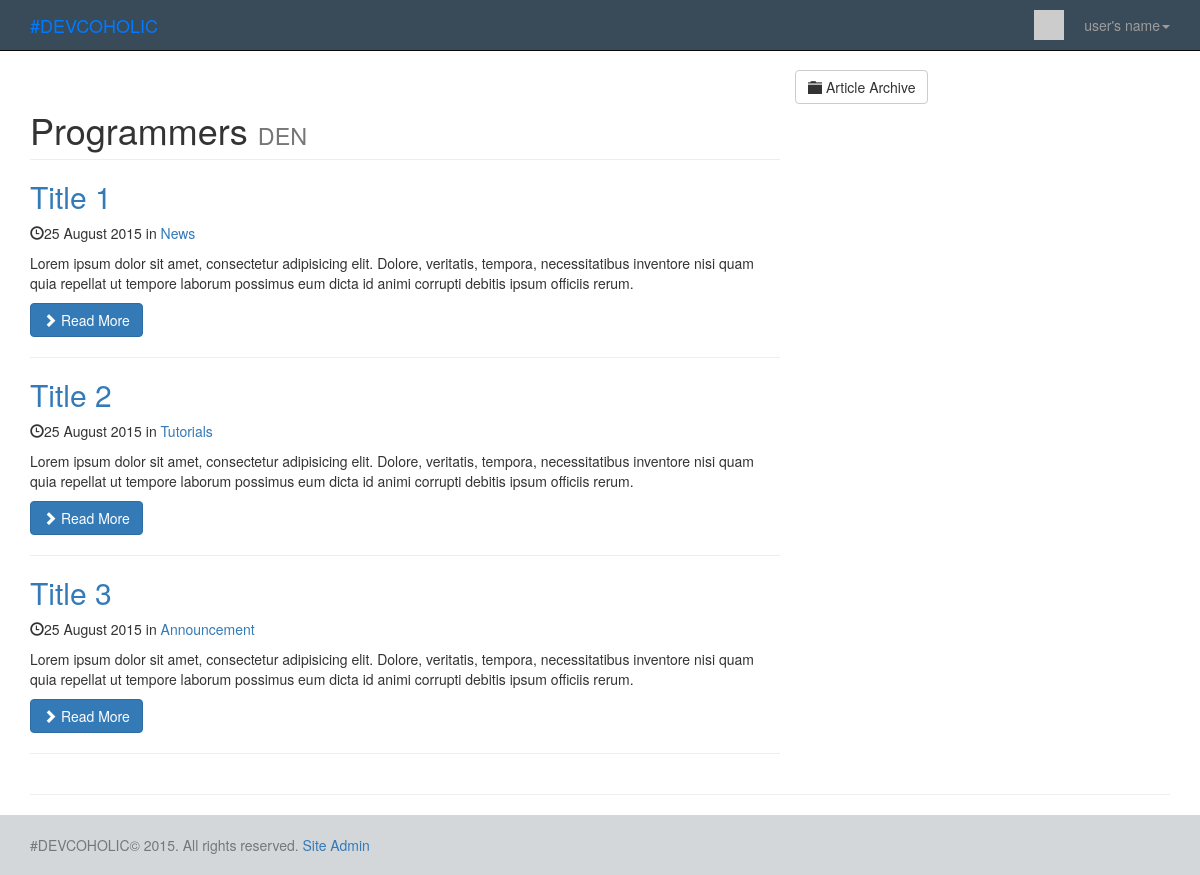
The page / on the database its author committed.
### tables this page shows
CREATE TABLE IF NOT EXISTS `articles` (
  `id` smallint(5) unsigned NOT NULL,
  `publicationDate` date NOT NULL,
  `categoryId` smallint(5) unsigned NOT NULL,
  `title` varchar(255) NOT NULL,
  `summary` text NOT NULL,
  `content` mediumtext NOT NULL
);

CREATE TABLE IF NOT EXISTS `categories` (
  `id` smallint(5) unsigned NOT NULL,
  `name` varchar(255) NOT NULL,
  `description` text NOT NULL
);

### classes/article.php (called while the page is built, shortened)
<?php
class Article
{
  public function __construct( $data=array() ) {
    if ( isset( $data['id'] ) ) $this->id = (int) $data['id'];
    if ( isset( $data['publicationDate'] ) ) $this->publicationDate = (int) $data['publicationDate'];
    if ( isset( $data['categoryId'] ) ) $this->categoryId = (int) $data['categoryId'];
    if ( isset( $data['title'] ) ) $this->title = preg_replace ( "/[^\.\,\-\_\'\"\@\?\!\:\$ a-zA-Z0-9()]/", "", $data['title'] );
    if ( isset( $data['summary'] ) ) $this->summary = preg_replace ( "/[^\.\,\-\_\'\"\@\?\!\:\$ a-zA-Z0-9()]/", "", $data['summary'] );
  }
  public static function getList( $numRows=1000000, $categoryId=null, $order="publicationDate DESC" ) {
    $conn = new PDO( DB_DSN, DB_USERNAME, DB_PASSWORD );
    $categoryClause = $categoryId ? "WHERE categoryId = :categoryId" : "";
    $sql = "SELECT SQL_CALC_FOUND_ROWS *, UNIX_TIMESTAMP(publicationDate) AS publicationDate
            FROM articles $categoryClause
            ORDER BY " . mysql_escape_string($order) . " LIMIT :numRows";
    $st = $conn->prepare( $sql );
    $st->bindValue( ":numRows", $numRows, PDO::PARAM_INT );
    $st->execute();
    $list = array();
    while ( $row = $st->fetch() ) {
      $article = new Article( $row );
      $list[] = $article;
    }
    $sql = "SELECT FOUND_ROWS() AS totalRows";
    $totalRows = $conn->query( $sql )->fetch();
    return ( array ( "results" => $list, "totalRows" => $totalRows[0] ) );
  }
}
?>

### classes/category.php (called while the page is built, shortened)
<?php
class Category
{
  public function __construct( $data=array() ) {
    if ( isset( $data['name'] ) ) $this->name = preg_replace ( "/[^\.\,\-\_\'\"\@\?\!\:\$ a-zA-Z0-9()]/", "", $data['name'] );
  }
  public static function getList( $numRows=1000000, $order="name ASC" ) {
    $conn = new PDO( DB_DSN, DB_USERNAME, DB_PASSWORD );
    $sql = "SELECT SQL_CALC_FOUND_ROWS * FROM categories
            ORDER BY " . mysql_escape_string($order) . " LIMIT :numRows";
    $st = $conn->prepare( $sql );
    $st->bindValue( ":numRows", $numRows, PDO::PARAM_INT );
    $st->execute();
    $list = array();
    while ( $row = $st->fetch() ) {
      $category = new Category( $row );
      $list[] = $category;
    }
    $sql = "SELECT FOUND_ROWS() AS totalRows";
    $totalRows = $conn->query( $sql )->fetch();
    return ( array ( "results" => $list, "totalRows" => $totalRows[0] ) );
  }
}
?>

### templates/homepage.php (the view)
<?php include "templates/include/header.php" ?>
            <div class="col-md-8">
            	<h1 class="page-header">
                   Programmers
                    <small> DEN</small>
                </h1>
            	<?php foreach ( $results['articles'] as $article ) { ?>
 					 <h2>
                    	<a href=".?action=viewArticle&amp;articleId=<?php echo $article->id?>"><?php echo htmlspecialchars( $article->title )?></a>
               		 </h2>
               		 <p><span class="glyphicon glyphicon-time"></span><?php echo date('j F Y', $article->publicationDate)?>
                   <?php if ( $article->categoryId ) { ?>
            <span class="category">in <a href=".?action=archive&amp;categoryId=<?php echo $article->categoryId?>"><?php echo htmlspecialchars( $results['categories'][$article->categoryId]->name )?></a></span>
            <?php } ?></p>
           			    <p class="summary"><?php echo htmlspecialchars( $article->summary )?></p>
                	 <a class="btn btn-primary" href=".?action=viewArticle&amp;articleId=<?php echo $article->id?>"><span class="glyphicon glyphicon-chevron-right"></span> Read More </a>
                     <hr>
 				<?php } ?>
            </div>
          <a class="btn btn-default" href="./?action=archive"><span class="glyphicon glyphicon-folder-close"></span> Article Archive </a>
<?php include "templates/include/footer.php" ?>

### css/style.css (style rules this page uses)
html, body { height: 100%; }

### css/blog-home.css (style rules this page uses)
body { padding-top: 70px; }

### rows shown on the page
articles: title "Title 1", publicationDate "25 August 2015", categoryId.name "News", summary "Lorem ipsum dolor sit amet, consectetur adipisicing elit. Dolore, veritatis, tempora, necessitatibus inventore nisi quam quia repellat ut tempore laborum possimus eum dicta id animi corrupti debitis ipsum officiis rerum."
articles: title "Title 2", publicationDate "25 August 2015", categoryId.name "Tutorials", summary "Lorem ipsum dolor sit amet, consectetur adipisicing elit. Dolore, veritatis, tempora, necessitatibus inventore nisi quam quia repellat ut tempore laborum possimus eum dicta id animi corrupti debitis ipsum officiis rerum."
articles: title "Title 3", publicationDate "25 August 2015", categoryId.name "Announcement", summary "Lorem ipsum dolor sit amet, consectetur adipisicing elit. Dolore, veritatis, tempora, necessitatibus inventore nisi quam quia repellat ut tempore laborum possimus eum dicta id animi corrupti debitis ipsum officiis rerum."
